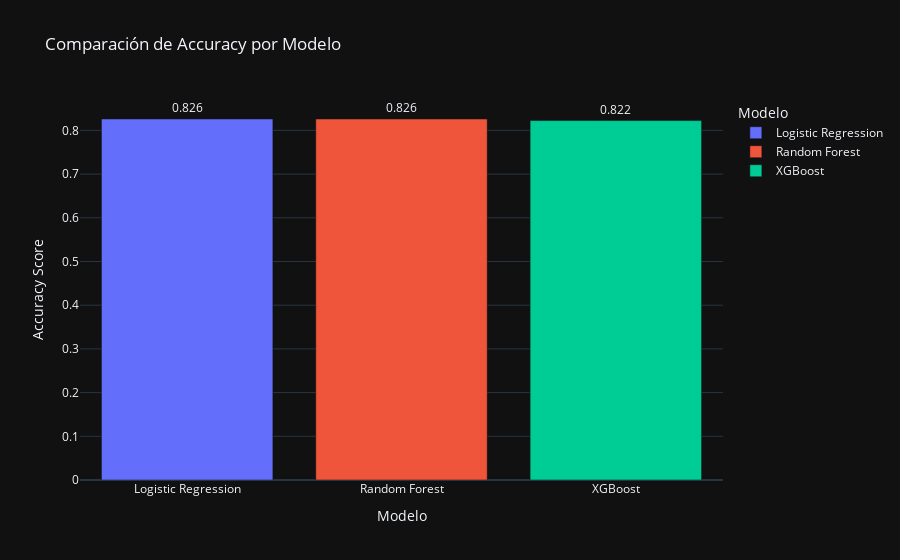
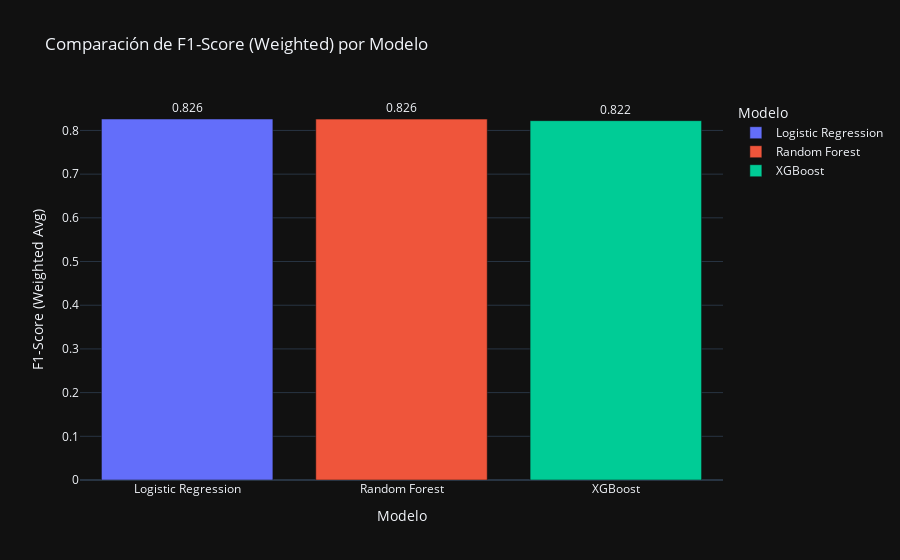
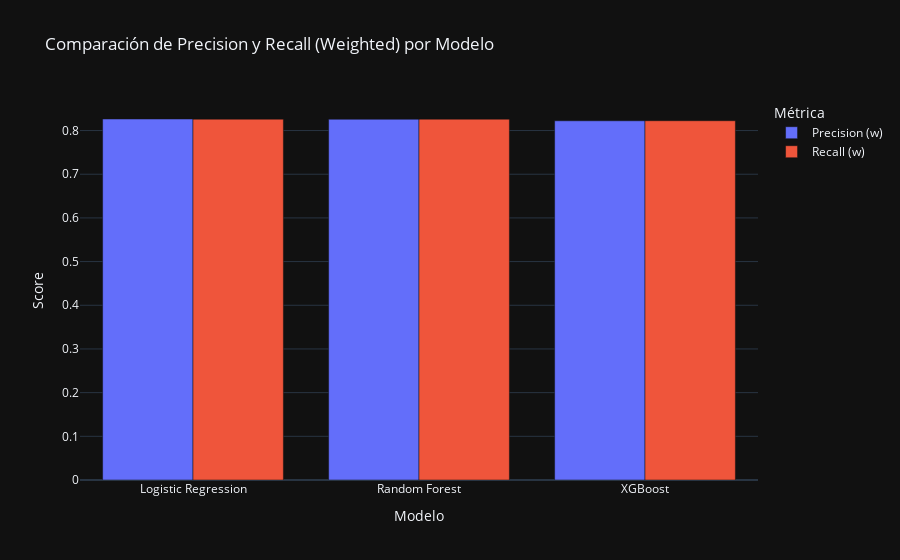

The notebook cell saved with these charts, in order:
### Markdown cell above
#  --- Comparación de Modelos ---

### Code cell
# Convertir la lista de métricas a DataFrame
models_df = pd.DataFrame(model_metrics)

print("\nTabla Comparativa de Métricas Agregadas:")
print(models_df.to_string())

# Visualización usando Plotly

# Gráfico de Barras para Accuracy
fig_acc = px.bar(models_df.sort_values('Accuracy', ascending=False),
                 x='Model', y='Accuracy', color='Model',
                 template='plotly_dark', title='Comparación de Accuracy por Modelo',
                 text='Accuracy',
                 labels={'Accuracy': 'Accuracy Score', 'Model': 'Modelo'})
fig_acc.update_traces(texttemplate='%{text:.3f}', textposition='outside')
fig_acc.update_layout(xaxis={'categoryorder':'total descending'})
fig_acc.show()

# Gráfico de Barras para F1-Score (Weighted)
fig_f1 = px.bar(models_df.sort_values('F1-Score (w)', ascending=False),
                x='Model', y='F1-Score (w)', color='Model',
                template='plotly_dark', title='Comparación de F1-Score (Weighted) por Modelo',
                text='F1-Score (w)',
                labels={'F1-Score (w)': 'F1-Score (Weighted Avg)', 'Model': 'Modelo'})
fig_f1.update_traces(texttemplate='%{text:.3f}', textposition='outside')
fig_f1.update_layout(xaxis={'categoryorder':'total descending'})
fig_f1.show()

# Opcional: Visualizar Precision y Recall si es relevante
fig_pr = px.bar(models_df, x='Model', y=['Precision (w)', 'Recall (w)'],
             barmode='group', template='plotly_dark',
             title='Comparación de Precision y Recall (Weighted) por Modelo',
             labels={'value': 'Score', 'variable': 'Métrica', 'Model': 'Modelo'})
fig_pr.show()

### Figure 1 — Plotly figure (JSON) as saved in the notebook; plotly's stock layout.template omitted (floating-point values rounded to 4 significant figures)
{"data": [{"hovertemplate": "Modelo=%{x}<br>Accuracy Score=%{text}<extra></extra>", "legendgroup": "Logistic Regression", "marker": {"color": "#636efa", "pattern": {"shape": ""}}, "name": "Logistic Regression", "orientation": "v", "showlegend": true, "text": [0.8261], "textposition": "outside", "texttemplate": "%{text:.3f}", "type": "bar", "x": ["Logistic Regression"], "xaxis": "x", "y": [0.8261], "yaxis": "y"}, {"hovertemplate": "Modelo=%{x}<br>Accuracy Score=%{text}<extra></extra>", "legendgroup": "Random Forest", "marker": {"color": "#EF553B", "pattern": {"shape": ""}}, "name": "Random Forest", "orientation": "v", "showlegend": true, "text": [0.8261], "textposition": "outside", "texttemplate": "%{text:.3f}", "type": "bar", "x": ["Random Forest"], "xaxis": "x", "y": [0.8261], "yaxis": "y"}, {"hovertemplate": "Modelo=%{x}<br>Accuracy Score=%{text}<extra></extra>", "legendgroup": "XGBoost", "marker": {"color": "#00cc96", "pattern": {"shape": ""}}, "name": "XGBoost", "orientation": "v", "showlegend": true, "text": [0.8225], "textposition": "outside", "texttemplate": "%{text:.3f}", "type": "bar", "x": ["XGBoost"], "xaxis": "x", "y": [0.8225], "yaxis": "y"}], "layout": {"barmode": "relative", "legend": {"title": {"text": "Modelo"}, "tracegroupgap": 0}, "title": {"text": "Comparación de Accuracy por Modelo"}, "xaxis": {"anchor": "y", "categoryarray": ["Logistic Regression", "Random Forest", "XGBoost"], "categoryorder": "total descending", "domain": [0, 1], "title": {"text": "Modelo"}}, "yaxis": {"anchor": "x", "domain": [0, 1], "title": {"text": "Accuracy Score"}}}}

### Figure 2 — Plotly figure (JSON) as saved in the notebook; plotly's stock layout.template omitted (floating-point values rounded to 4 significant figures)
{"data": [{"hovertemplate": "Modelo=%{x}<br>F1-Score (Weighted Avg)=%{text}<extra></extra>", "legendgroup": "Logistic Regression", "marker": {"color": "#636efa", "pattern": {"shape": ""}}, "name": "Logistic Regression", "orientation": "v", "showlegend": true, "text": [0.8262], "textposition": "outside", "texttemplate": "%{text:.3f}", "type": "bar", "x": ["Logistic Regression"], "xaxis": "x", "y": [0.8262], "yaxis": "y"}, {"hovertemplate": "Modelo=%{x}<br>F1-Score (Weighted Avg)=%{text}<extra></extra>", "legendgroup": "Random Forest", "marker": {"color": "#EF553B", "pattern": {"shape": ""}}, "name": "Random Forest", "orientation": "v", "showlegend": true, "text": [0.8259], "textposition": "outside", "texttemplate": "%{text:.3f}", "type": "bar", "x": ["Random Forest"], "xaxis": "x", "y": [0.8259], "yaxis": "y"}, {"hovertemplate": "Modelo=%{x}<br>F1-Score (Weighted Avg)=%{text}<extra></extra>", "legendgroup": "XGBoost", "marker": {"color": "#00cc96", "pattern": {"shape": ""}}, "name": "XGBoost", "orientation": "v", "showlegend": true, "text": [0.8224], "textposition": "outside", "texttemplate": "%{text:.3f}", "type": "bar", "x": ["XGBoost"], "xaxis": "x", "y": [0.8224], "yaxis": "y"}], "layout": {"barmode": "relative", "legend": {"title": {"text": "Modelo"}, "tracegroupgap": 0}, "title": {"text": "Comparación de F1-Score (Weighted) por Modelo"}, "xaxis": {"anchor": "y", "categoryarray": ["Logistic Regression", "Random Forest", "XGBoost"], "categoryorder": "total descending", "domain": [0, 1], "title": {"text": "Modelo"}}, "yaxis": {"anchor": "x", "domain": [0, 1], "title": {"text": "F1-Score (Weighted Avg)"}}}}

### Figure 3 — Plotly figure (JSON) as saved in the notebook; plotly's stock layout.template omitted (floating-point values rounded to 4 significant figures)
{"data": [{"alignmentgroup": "True", "hovertemplate": "Métrica=Precision (w)<br>Modelo=%{x}<br>Score=%{y}<extra></extra>", "legendgroup": "Precision (w)", "marker": {"color": "#636efa", "pattern": {"shape": ""}}, "name": "Precision (w)", "offsetgroup": "Precision (w)", "orientation": "v", "showlegend": true, "textposition": "auto", "type": "bar", "x": ["Logistic Regression", "Random Forest", "XGBoost"], "xaxis": "x", "y": [0.8264, 0.8259, 0.8223], "yaxis": "y"}, {"alignmentgroup": "True", "hovertemplate": "Métrica=Recall (w)<br>Modelo=%{x}<br>Score=%{y}<extra></extra>", "legendgroup": "Recall (w)", "marker": {"color": "#EF553B", "pattern": {"shape": ""}}, "name": "Recall (w)", "offsetgroup": "Recall (w)", "orientation": "v", "showlegend": true, "textposition": "auto", "type": "bar", "x": ["Logistic Regression", "Random Forest", "XGBoost"], "xaxis": "x", "y": [0.8261, 0.8261, 0.8225], "yaxis": "y"}], "layout": {"barmode": "group", "legend": {"title": {"text": "Métrica"}, "tracegroupgap": 0}, "title": {"text": "Comparación de Precision y Recall (Weighted) por Modelo"}, "xaxis": {"anchor": "y", "domain": [0, 1], "title": {"text": "Modelo"}}, "yaxis": {"anchor": "x", "domain": [0, 1], "title": {"text": "Score"}}}}
